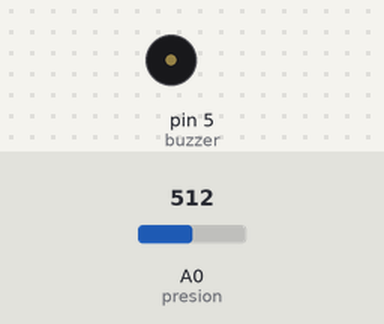
Simulated run of this sketch. Board: Arduino Uno, built with avr-gcc and run on an emulated ATmega328P. On the bench: buzzer (waves = sounding). The test bench sets the inputs (shaded band); at power-on: A0 (presion) = 512. What the sketch prints to the serial monitor is not drawn.

Above: at 0.1 s.
At 2.1 s:
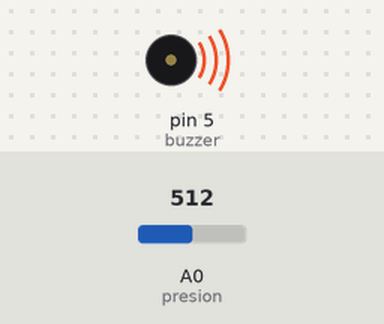
Timing chart, 0 to 5.5 s (numbered marks = the images above):
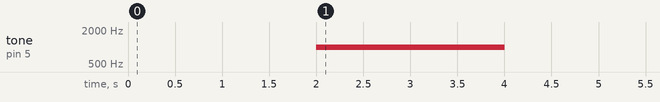

Measured:
- by itself, tone on pin 5 (buzzer): silent → 1000 Hz at 2.0 s, → silent 2.0 s later

The sketch:

millis_bip_2_secs.ino
```cpp
int buzzer = 5;
int presion = A0;
int value = 0;
boolean state= false;

boolean hasonado= false;

unsigned long comienzo = 0;
unsigned long tiempoTotal = 0;
unsigned long tiempoPitido = 2000; //Tiempo que tiene que estar pitando

void setup()
{
Serial.begin (9600);
pinMode(presion,INPUT);
pinMode(buzzer,OUTPUT);

//comienzo = millis(); // recojo el 0 del comienzo
}


void loop()
{
value = analogRead(presion);
  Serial.println(value);

  if(value > 500){

      tiempoTotal = millis();
      if((tiempoTotal - comienzo > tiempoPitido) && (hasonado == false)){
          comienzo = tiempoTotal;

         if(state == true){
            state = false;
            noTone(buzzer);
            hasonado = true;
          }else{
            state = true;
            tone(buzzer,1000);
          }
      }


  }else{
    noTone(buzzer);
    hasonado = false;
  }
}
```
